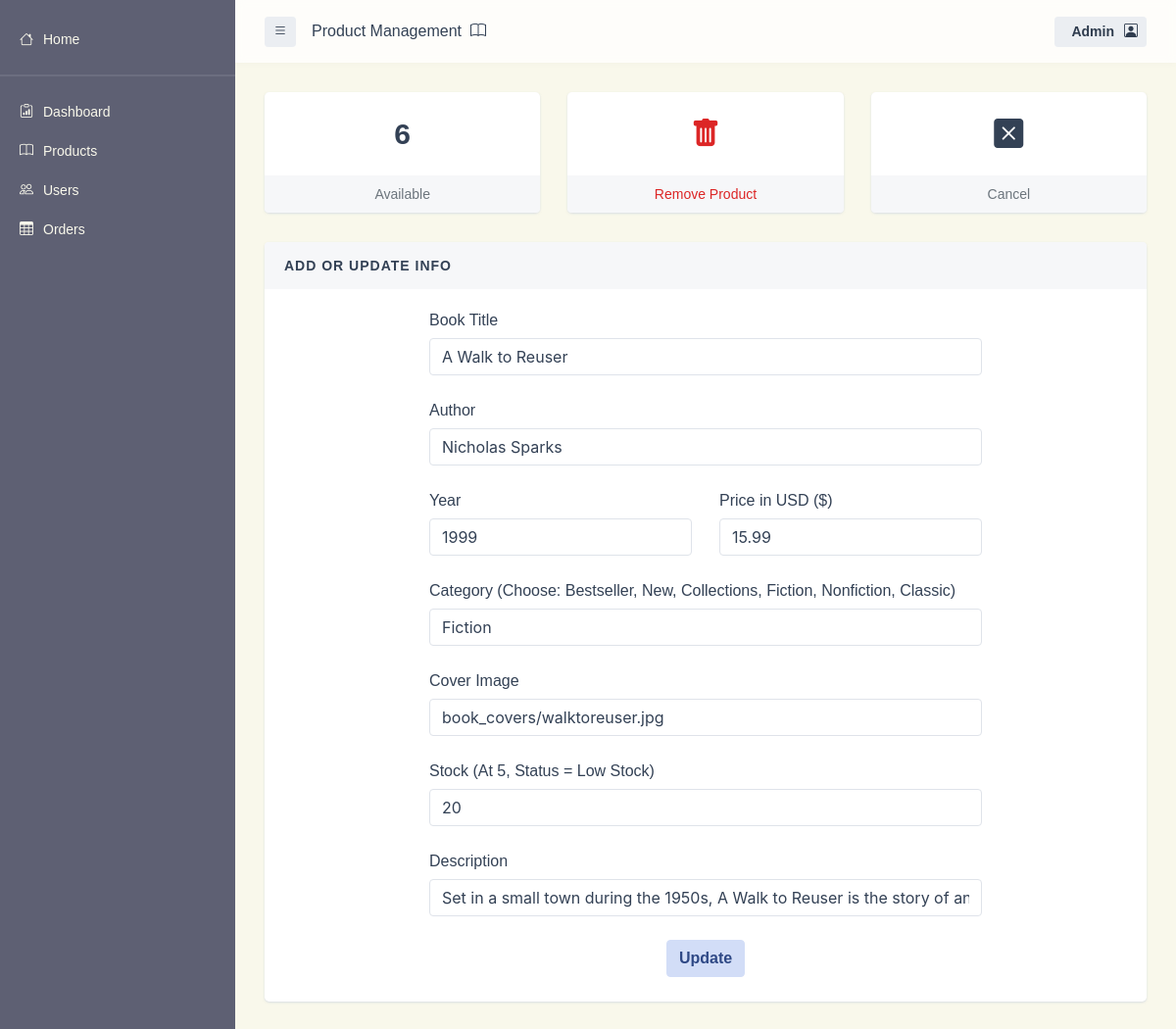
Before: /admin/bookManagement/productEdit.php?book_id=1849137302 (signed in) with the older database file.
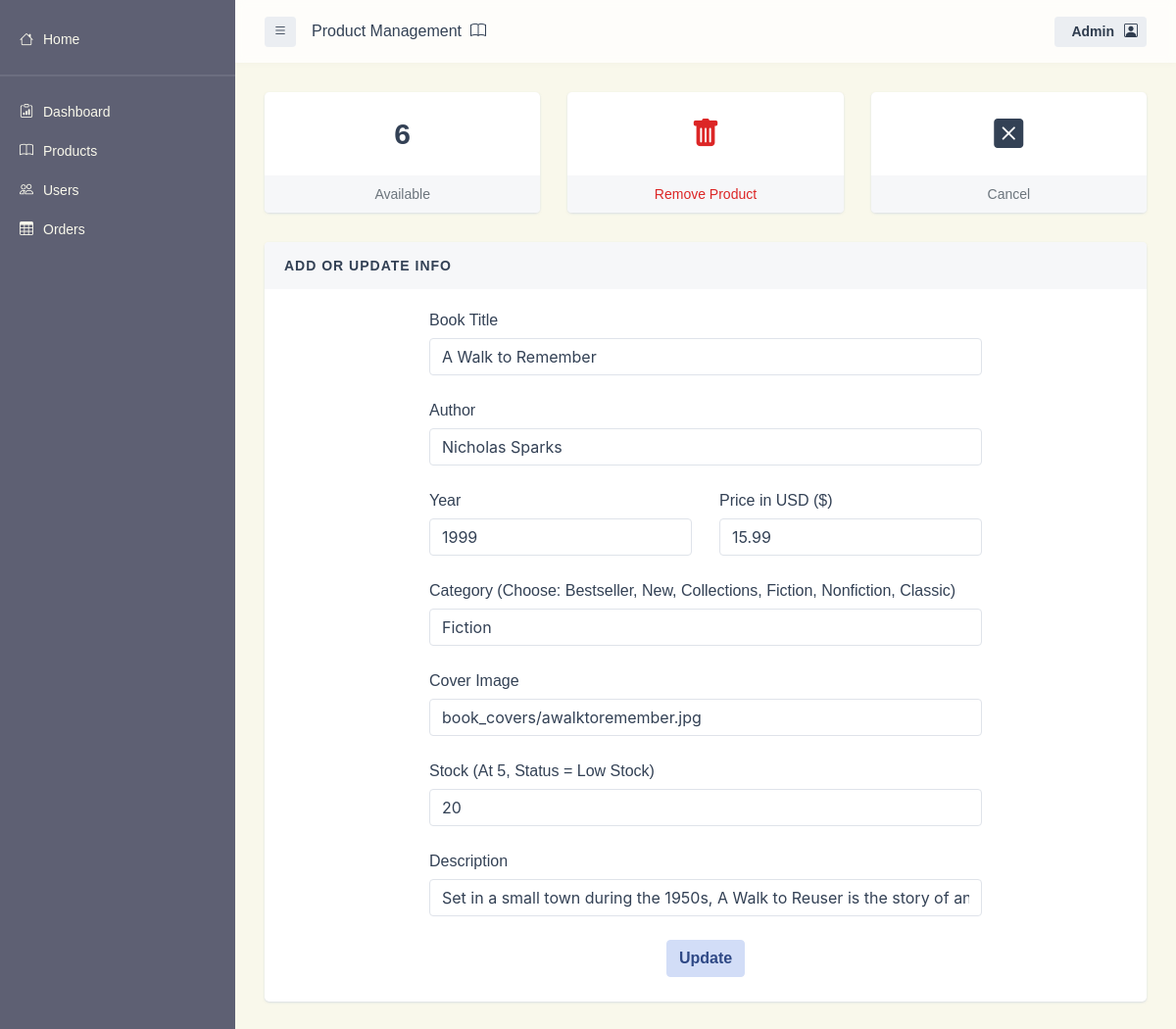
After: the same page with the newer database file.
### tables this page shows
CREATE TABLE `Books` (
  `user_id` int(20) NOT NULL,
  `book_id` int(20) NOT NULL,
  `title` varchar(50) NOT NULL,
  `author` varchar(50) NOT NULL,
  `year` int(20) NOT NULL,
  `price` decimal(30,2) NOT NULL,
  `category` varchar(20) NOT NULL,
  `cover` varchar(255) NOT NULL,
  `stock` int(20) NOT NULL,
  `description` varchar(1000) NOT NULL
);

### admin/bookManagement/productEdit.php (the view, shortened to what this page needs)
<?php
require_once "../../setup/db.connect.php";
$user_id = $mysqli->query("SELECT user_id FROM Users WHERE user_id = '" . $_COOKIE["user_id"] . "'");
$user_id = $user_id->fetch_object()->user_id;
$sql = "SELECT * FROM Books WHERE user_id = '" . $user_id . "'";
$result = $mysqli->query($sql);
$rows = mysqli_num_rows($result);
$book_id = $_GET['book_id'];
if ($book_id == "new") {
  $newBook = true;
  $book_id = "";
  $title = "";
  $author = "";
  $year = "";
  $price = "";
  $category = "";
  $cover = "book_covers/image.jpg";
  $description = "";
  $stock = "20";
} else {
  $title = $mysqli->query("SELECT title FROM Books WHERE book_id = " . $book_id . "");
  $title = $title->fetch_object()->title;
  $author = $mysqli->query("SELECT author FROM Books WHERE book_id = " . $book_id . "");
  $author = $author->fetch_object()->author;
  $year = $mysqli->query("SELECT year FROM Books WHERE book_id = " . $book_id . "");
  $year = $year->fetch_object()->year;
  $price = $mysqli->query("SELECT price FROM Books WHERE book_id = " . $book_id . "");
  $price = $price->fetch_object()->price;
  $category = $mysqli->query("SELECT category FROM Books WHERE book_id = " . $book_id . "");
  $category = $category->fetch_object()->category;
  $cover = $mysqli->query("SELECT cover FROM Books WHERE book_id = " . $book_id . "");
  $cover = $cover->fetch_object()->cover;
  $stock = $mysqli->query("SELECT stock FROM Books WHERE book_id = " . $book_id . "");
  $stock = $stock->fetch_object()->stock;
  $description = $mysqli->query("SELECT description FROM Books WHERE book_id = " . $book_id . "");
  $description = $description->fetch_object()->description;
}
?>
<!doctype html>
<html lang="en">
<head>
  <link rel="stylesheet" href="../../assets/js/plugins/select2.min.css">
  <link rel="stylesheet" href="../../assets\js\plugins\dropzone.css">
  <link rel="stylesheet" href="https://cdn.jsdelivr.net/npm/bootstrap-icons@1.8.1/font/bootstrap-icons.css">
  <link rel="stylesheet" id="css-main" href="../../assets/css/oneui.min.css">
  <link rel="stylesheet" href="../../style/index.css">
</head>
<body>
  <div id="page-container" class="sidebar-o sidebar-dark enable-page-overlay side-scroll page-header-fixed main-content-boxed">
    <nav id="sidebar" aria-label="Main Navigation" style="background-color: #5E6073;">
      <div class="js-sidebar-scroll">
        <div class="content-side">
          <ul class="nav-main">
            <li class="nav-main-item">
              <a class="nav-main-link" href="../../index.php" style=" color: #F9F8EB;">
                <i class="bi bi-house"></i>
                <span class="nav-main-link-name" style="margin-left: 10px;">Home</span>
              </a>
            </li>
            <hr style="height: .1rem;">
            <li class="nav-main-item">
              <a class="nav-main-link" href="../admin_dash.php" style=" color: #F9F8EB;">
                <i class="bi bi-clipboard-data"></i>
                <span class="nav-main-link-name" style="margin-left: 10px;">Dashboard</span>
              </a>
            </li>
            <li class="nav-main-item">
              <a class="nav-main-link" href="./products.php" style=" color: #F9F8EB;">
                <i class="bi bi-book"></i>
                <span class="nav-main-link-name" style="margin-left: 10px;">Products</span>
              </a>
            </li>
            <li class="nav-main-item">
              <a class="nav-main-link" href="../userManagement\users.php" style=" color: #F9F8EB;">
                <i class="bi bi-people"></i>
                <span class="nav-main-link-name" style="margin-left: 10px;">Users</span>
              </a>
            </li>
            <li class="nav-main-item">
              <a class="nav-main-link" href="../orderManagement\orders.php" style=" color: #F9F8EB;">
                <i class="bi bi-table"></i>
                <span class="nav-main-link-name" style="margin-left: 10px;">Orders</span>
              </a>
            </li>
          </ul>
        </div>
      </div>
    </nav>
    <header id="page-header">
      <div class="content-header">
        <div class="d-flex align-items-center">
          <button type="button" class="btn btn-sm btn-alt-secondary me-2 d-none d-lg-inline-block" data-toggle="layout" data-action="sidebar_mini_toggle">
            <i class="bi bi-list"></i>
          </button>
          <span class="d-none d-sm-inline-block ms-2">Product Management</span>&nbsp;&nbsp;<i class="bi bi-book"></i>
        </div>
        <div class="d-flex align-items-center">
          <div class="dropdown d-inline-block ms-2">
            <button type="button" class="btn btn-sm btn-alt-secondary d-flex align-items-center" id="page-header-user-dropdown" data-bs-toggle="dropdown" aria-haspopup="true" aria-expanded="false">
              <span class="d-none d-sm-inline-block ms-2" style="margin-right:10px;">Admin</span>
              <i class="bi bi-person-square"></i>
            </button>
          </div>
        </div>
      </div>
    </header>
    <main id="main-container">
      <div class="content">
        <div class="row">
          <div class="col-6 col-lg-4">
            <a class="block block-rounded block-link-shadow text-center" href="javascript:void(0)">
              <div class="block-content block-content-full">
                <div class="fs-2 fw-semibold text-dark"><?php echo $rows ?></div>
              </div>
              <div class="block-content py-2 bg-body-light">
                <p class="fw-medium fs-sm text-muted mb-0">
                  Available
                </p>
              </div>
            </a>
          </div>
          <div class="col-4 col-lg-4">
            <a class="block block-rounded block-link-shadow text-center" href="productEdit.php?book_id=<? echo $book_id ?>&delete=true">
              <div class="block-content block-content-full">
                <div class="fs-2 fw-semibold text-danger">
                  <i class="bi bi-trash-fill"></i>
                </div>
              </div>
              <div class="block-content py-2 bg-body-light">
                <p class="fw-medium fs-sm text-danger mb-0">
                  Remove Product
                </p>
              </div>
            </a>
          </div>
          <div class="col-4 col-lg-4">
            <a class="block block-rounded block-link-shadow text-center" href="products.php">
              <div class="block-content block-content-full">
                <div class="fs-2 fw-semibold text-dark">
                  <i class="bi bi-x-square-fill"></i>
                </div>
              </div>
              <div class="block-content py-2 bg-body-light">
                <p class="fw-medium fs-sm text-gray-dark mb-0">
                  Cancel
                </p>
              </div>
            </a>
          </div>
        </div>
        <div class="block block-rounded">
          <div class="block-header block-header-default">
            <h3 class="block-title">Add or Update Info</h3>
          </div>
          <div class="block-content">
            <div class="row justify-content-center">
              <div class="col-md-10 col-lg-8">
                <form method="post">
                  <div class="mb-4">
                    <label class="form-label" for="one-ecom-product-name">Book Title</label>
                    <input type="text" class="form-control" id="one-ecom-product-name" name="title" value="<?php echo htmlspecialchars($title); ?>" required>
                  </div>
                  <div class="mb-4">
                    <label class="form-label" for="one-ecom-product-id">Author</label>
                    <input type="text" class="form-control" id="one-ecom-product-id" name="author" value="<?php echo htmlspecialchars($author); ?>" required>
                  </div>
                  <div class="row mb-4">
                    <div class="col-md-6">
                      <label class="form-label" for="one-ecom-product-year">Year</label>
                      <input type="text" class="form-control" id="one-ecom-product-year" name="year" value="<?php echo htmlspecialchars($year); ?>" required>
                    </div>
                    <div class="col-md-6">
                      <label class="form-label" for="one-ecom-product-price">Price in USD ($)</label>
                      <input type="text" class="form-control" id="one-ecom-product-price" name="price" value="<?php echo htmlspecialchars($price); ?>" required>
                    </div>
                  </div>
                  <div class="mb-4">
                    <label class="form-label" for="one-ecom-product-stock">Category (Choose: Bestseller, New, Collections, Fiction, Nonfiction, Classic)</label>
                    <input type="text" class="form-control" id="one-ecom-product-stock" name="category" value="<?php echo htmlspecialchars($category); ?>" required>
                  </div>
                  <div class="mb-4">
                    <label class="form-label" for="one-ecom-product-id">Cover Image</label>
                    <input type="text" class="form-control" id="one-ecom-product-id" name="cover" value="<?php echo htmlspecialchars($cover); ?>" required>
                  </div>
                  <div class="mb-4">
                    <label class="form-label" for="one-ecom-product-id">Stock (At 5, Status = Low Stock)</label>
                    <input type="text" class="form-control" id="one-ecom-product-id" name="stock" value="<?php echo htmlspecialchars($stock); ?>" required>
                  </div>
                  <div class="mb-4">
                    <label class="form-label" for="one-ecom-product-description">Description</label>
                    <input type="text" class="form-control" id="one-ecom-product-description" name="description" value="<?php echo htmlspecialchars($description); ?>" rows="4" required>
                  </div>
              </div>
              <div style="text-align: center" class="mb-4">
                <button type="submit" name="update" class="btn btn-alt-primary">Update</button>
              </div>
            </div>
          </div>
        </div>
      </div>
  </div>
</body>
</html>

### style/index.css (style rules this page uses)
body { font-family: 'Anek Tamil', sans-serif; background-color: #F9F8EB; }
a { color: #403F48; }

Changed rows visible on the page:
changed books "Nicholas Sparks": title "A Walk to Reuser" → "A Walk to Remember"; cover "book_covers/walktoreuser.jpg" → "book_covers/awalktoremember.jpg"
